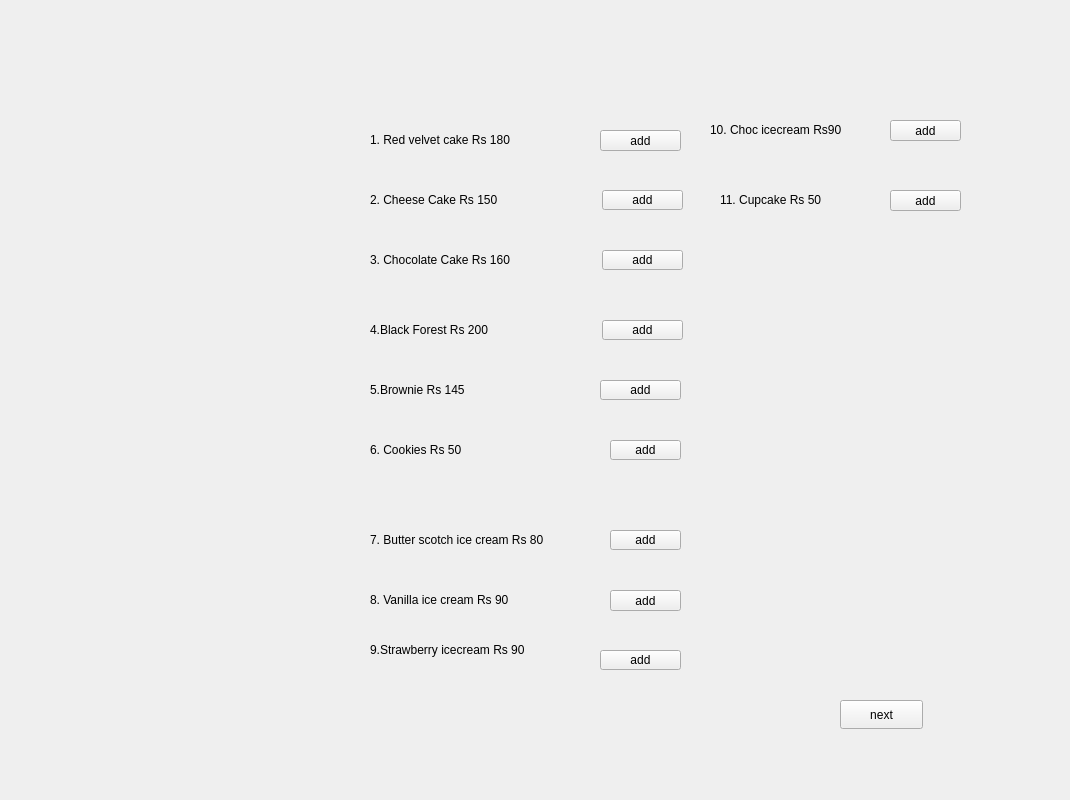
   <widget class="QWidget" name="page_5">
    <widget class="QLabel" name="label_5">
     <property name="geometry">
      <rect>
       <x>30</x>
       <y>0</y>
       <width>1031</width>
       <height>791</height>
      </rect>
     </property>
     <property name="text">
      <string/>
     </property>
    </widget>
    <widget class="QPushButton" name="pushButton_menu5">
     <property name="geometry">
      <rect>
       <x>840</x>
       <y>700</y>
       <width>83</width>
       <height>29</height>
      </rect>
     </property>
     <property name="text">
      <string>next</string>
     </property>
    </widget>
    <widget class="QPushButton" name="pushButton_red">
     <property name="geometry">
      <rect>
       <x>600</x>
       <y>130</y>
       <width>81</width>
       <height>21</height>
      </rect>
     </property>
     <property name="text">
      <string>add</string>
     </property>
    </widget>
    <widget class="QPushButton" name="pushButton_cheese">
     <property name="geometry">
      <rect>
       <x>602</x>
       <y>190</y>
       <width>81</width>
       <height>20</height>
      </rect>
     </property>
     <property name="text">
      <string>add</string>
     </property>
    </widget>
    <widget class="QPushButton" name="pushButton_chocolate">
     <property name="geometry">
      <rect>
       <x>602</x>
       <y>250</y>
       <width>81</width>
       <height>20</height>
      </rect>
     </property>
     <property name="text">
      <string>add</string>
     </property>
    </widget>
    <widget class="QPushButton" name="pushButton_black">
     <property name="geometry">
      <rect>
       <x>602</x>
       <y>320</y>
       <width>81</width>
       <height>20</height>
      </rect>
     </property>
     <property name="text">
      <string>add</string>
     </property>
    </widget>
    <widget class="QPushButton" name="pushButton_brownie">
     <property name="geometry">
      <rect>
       <x>600</x>
       <y>380</y>
       <width>81</width>
       <height>20</height>
      </rect>
     </property>
     <property name="text">
      <string>add</string>
     </property>
    </widget>
    <widget class="QPushButton" name="pushButton_cookies">
     <property name="geometry">
      <rect>
       <x>610</x>
       <y>440</y>
       <width>71</width>
       <height>20</height>
      </rect>
     </property>
     <property name="text">
      <string>add</string>
     </property>
    </widget>
    <widget class="QPushButton" name="pushButton_butter">
     <property name="geometry">
      <rect>
       <x>610</x>
       <y>530</y>
       <width>71</width>
       <height>20</height>
      </rect>
     </property>
     <property name="text">
      <string>add</string>
     </property>
    </widget>
    <widget class="QPushButton" name="pushButton_vanilla">
     <property name="geometry">
      <rect>
       <x>610</x>
       <y>590</y>
       <width>71</width>
       <height>21</height>
      </rect>
     </property>
     <property name="text">
      <string>add</string>
     </property>
    </widget>
    <widget class="QPushButton" name="pushButton_strawberry">
     <property name="geometry">
      <rect>
       <x>600</x>
       <y>650</y>
       <width>81</width>
       <height>20</height>
      </rect>
     </property>
     <property name="text">
      <string>add</string>
     </property>
    </widget>
    <widget class="QPushButton" name="pushButton_choc">
     <property name="geometry">
      <rect>
       <x>890</x>
       <y>120</y>
       <width>71</width>
       <height>21</height>
      </rect>
     </property>
     <property name="text">
      <string>add</string>
     </property>
    </widget>
    <widget class="QPushButton" name="pushButton_cup">
     <property name="geometry">
      <rect>
       <x>890</x>
       <y>190</y>
       <width>71</width>
       <height>21</height>
      </rect>
     </property>
     <property name="text">
      <string>add</string>
     </property>
    </widget>
    <widget class="QLabel" name="label_53">
     <property name="geometry">
      <rect>
       <x>370</x>
       <y>130</y>
       <width>211</width>
       <height>20</height>
      </rect>
     </property>
     <property name="text">
      <string/>
     </property>
     <property name="pixmap">
      <pixmap>../../../../Desktop/Birthday (2).png</pixmap>
     </property>
    </widget>
    <widget class="QLabel" name="label_54">
     <property name="geometry">
      <rect>
       <x>370</x>
       <y>190</y>
       <width>211</width>
       <height>20</height>
      </rect>
     </property>
     <property name="text">
      <string/>
     </property>
     <property name="pixmap">
      <pixmap>../../../../Desktop/Birthday (2).png</pixmap>
     </property>
    </widget>
    <widget class="QLabel" name="label_55">
     <property name="geometry">
      <rect>
       <x>370</x>
       <y>250</y>
       <width>211</width>
       <height>20</height>
      </rect>
     </property>
     <property name="text">
      <string/>
     </property>
     <property name="pixmap">
      <pixmap>../../../../Desktop/Birthday (2).png</pixmap>
     </property>
    </widget>
    <widget class="QLabel" name="label_56">
     <property name="geometry">
      <rect>
       <x>370</x>
       <y>320</y>
       <width>211</width>
       <height>20</height>
      </rect>
     </property>
     <property name="text">
      <string/>
     </property>
     <property name="pixmap">
      <pixmap>../../../../Desktop/Birthday (2).png</pixmap>
     </property>
    </widget>
    <widget class="QLabel" name="label_57">
     <property name="geometry">
      <rect>
       <x>370</x>
       <y>380</y>
       <width>211</width>
       <height>20</height>
      </rect>
     </property>
     <property name="text">
      <string/>
     </property>
     <property name="pixmap">
      <pixmap>../../../../Desktop/Birthday (2).png</pixmap>
     </property>
    </widget>
    <widget class="QLabel" name="label_58">
     <property name="geometry">
      <rect>
       <x>370</x>
       <y>440</y>
       <width>211</width>
       <height>20</height>
      </rect>
     </property>
     <property name="text">
      <string/>
     </property>
     <property name="pixmap">
      <pixmap>../../../../Desktop/Birthday (2).png</pixmap>
     </property>
    </widget>
    <widget class="QLabel" name="label_59">
     <property name="geometry">
      <rect>
       <x>370</x>
       <y>530</y>
       <width>211</width>
       <height>20</height>
      </rect>
     </property>
     <property name="text">
      <string/>
     </property>
     <property name="pixmap">
      <pixmap>../../../../Desktop/Birthday (2).png</pixmap>
     </property>
    </widget>
    <widget class="QLabel" name="label_60">
     <property name="geometry">
      <rect>
       <x>370</x>
       <y>590</y>
       <width>211</width>
       <height>20</height>
      </rect>
     </property>
     <property name="text">
      <string/>
     </property>
     <property name="pixmap">
      <pixmap>../../../../Desktop/Birthday (2).png</pixmap>
     </property>
    </widget>
    <widget class="QLabel" name="label_61">
     <property name="geometry">
      <rect>
       <x>370</x>
       <y>640</y>
       <width>211</width>
       <height>20</height>
      </rect>
     </property>
     <property name="text">
      <string/>
     </property>
     <property name="pixmap">
      <pixmap>../../../../Desktop/Birthday (2).png</pixmap>
     </property>
    </widget>
    <widget class="QLabel" name="label_62">
     <property name="geometry">
      <rect>
       <x>710</x>
       <y>120</y>
       <width>171</width>
       <height>20</height>
      </rect>
     </property>
     <property name="text">
      <string/>
     </property>
     <property name="pixmap">
      <pixmap>../../../../Desktop/Birthday (2).png</pixmap>
     </property>
    </widget>
    <widget class="QLabel" name="label_63">
     <property name="geometry">
      <rect>
       <x>720</x>
       <y>190</y>
       <width>151</width>
       <height>20</height>
      </rect>
     </property>
     <property name="text">
      <string/>
     </property>
     <property name="pixmap">
      <pixmap>../../../../Desktop/Birthday (2).png</pixmap>
     </property>
    </widget>
    <widget class="QLabel" name="label_64">
     <property name="geometry">
      <rect>
       <x>370</x>
       <y>130</y>
       <width>181</width>
       <height>20</height>
      </rect>
     </property>
     <property name="text">
      <string>1. Red velvet cake Rs 180</string>
     </property>
    </widget>
    <widget class="QLabel" name="label_65">
     <property name="geometry">
      <rect>
       <x>370</x>
       <y>190</y>
       <width>181</width>
       <height>20</height>
      </rect>
     </property>
     <property name="text">
      <string>2. Cheese Cake Rs 150</string>
     </property>
    </widget>
    <widget class="QLabel" name="label_66">
     <property name="geometry">
      <rect>
       <x>370</x>
       <y>250</y>
       <width>181</width>
       <height>20</height>
      </rect>
     </property>
     <property name="text">
      <string>3. Chocolate Cake Rs 160</string>
     </property>
    </widget>
    <widget class="QLabel" name="label_67">
     <property name="geometry">
      <rect>
       <x>370</x>
       <y>320</y>
       <width>201</width>
       <height>20</height>
      </rect>
     </property>
     <property name="text">
      <string>4.Black Forest Rs 200</string>
     </property>
    </widget>
    <widget class="QLabel" name="label_68">
     <property name="geometry">
      <rect>
       <x>370</x>
       <y>380</y>
       <width>141</width>
       <height>20</height>
      </rect>
     </property>
     <property name="text">
      <string>5.Brownie Rs 145</string>
     </property>
    </widget>
    <widget class="QLabel" name="label_69">
     <property name="geometry">
      <rect>
       <x>370</x>
       <y>440</y>
       <width>151</width>
       <height>20</height>
      </rect>
     </property>
     <property name="text">
      <string>6. Cookies Rs 50</string>
     </property>
    </widget>
    <widget class="QLabel" name="label_70">
     <property name="geometry">
      <rect>
       <x>370</x>
       <y>590</y>
       <width>181</width>
       <height>20</height>
      </rect>
     </property>
     <property name="text">
      <string>8. Vanilla ice cream Rs 90</string>
     </property>
    </widget>
    <widget class="QLabel" name="label_71">
     <property name="geometry">
      <rect>
       <x>370</x>
       <y>530</y>
       <width>211</width>
       <height>20</height>
      </rect>
     </property>
     <property name="text">
      <string>7. Butter scotch ice cream Rs 80</string>
     </property>
    </widget>
    <widget class="QLabel" name="label_72">
     <property name="geometry">
      <rect>
       <x>370</x>
       <y>640</y>
       <width>211</width>
       <height>20</height>
      </rect>
     </property>
     <property name="text">
      <string>9.Strawberry icecream Rs 90</string>
     </property>
    </widget>
    <widget class="QLabel" name="label_73">
     <property name="geometry">
      <rect>
       <x>710</x>
       <y>120</y>
       <width>251</width>
       <height>20</height>
      </rect>
     </property>
     <property name="text">
      <string>10. Choc icecream Rs90</string>
     </property>
    </widget>
    <widget class="QLabel" name="label_74">
     <property name="geometry">
      <rect>
       <x>720</x>
       <y>190</y>
       <width>161</width>
       <height>20</height>
      </rect>
     </property>
     <property name="text">
      <string/>
     </property>
     <property name="pixmap">
      <pixmap>../../../../Desktop/Birthday (2).png</pixmap>
     </property>
    </widget>
    <widget class="QLabel" name="label_75">
     <property name="geometry">
      <rect>
       <x>720</x>
       <y>190</y>
       <width>121</width>
       <height>20</height>
      </rect>
     </property>
     <property name="text">
      <string>11. Cupcake Rs 50</string>
     </property>
    </widget>
   </widget>
